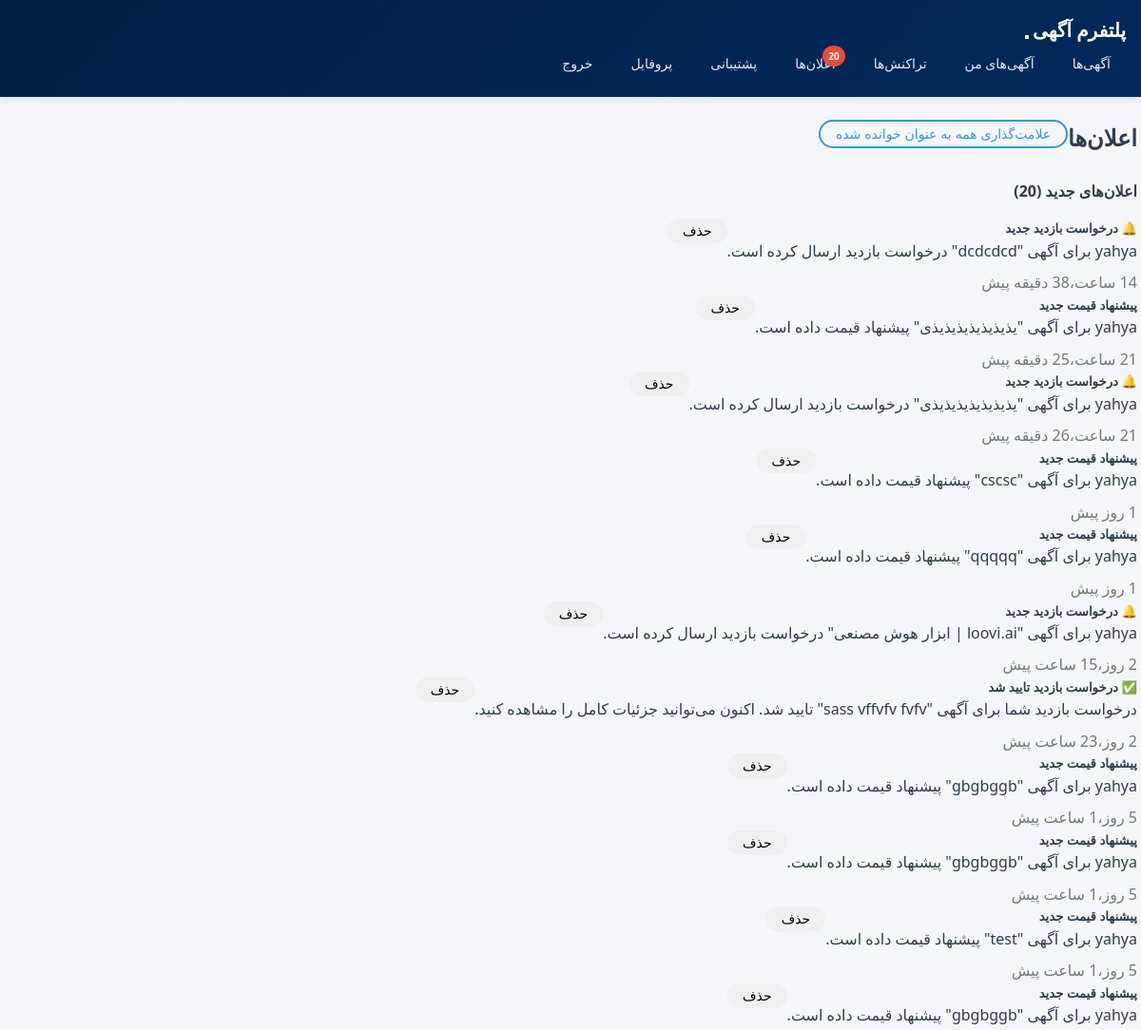
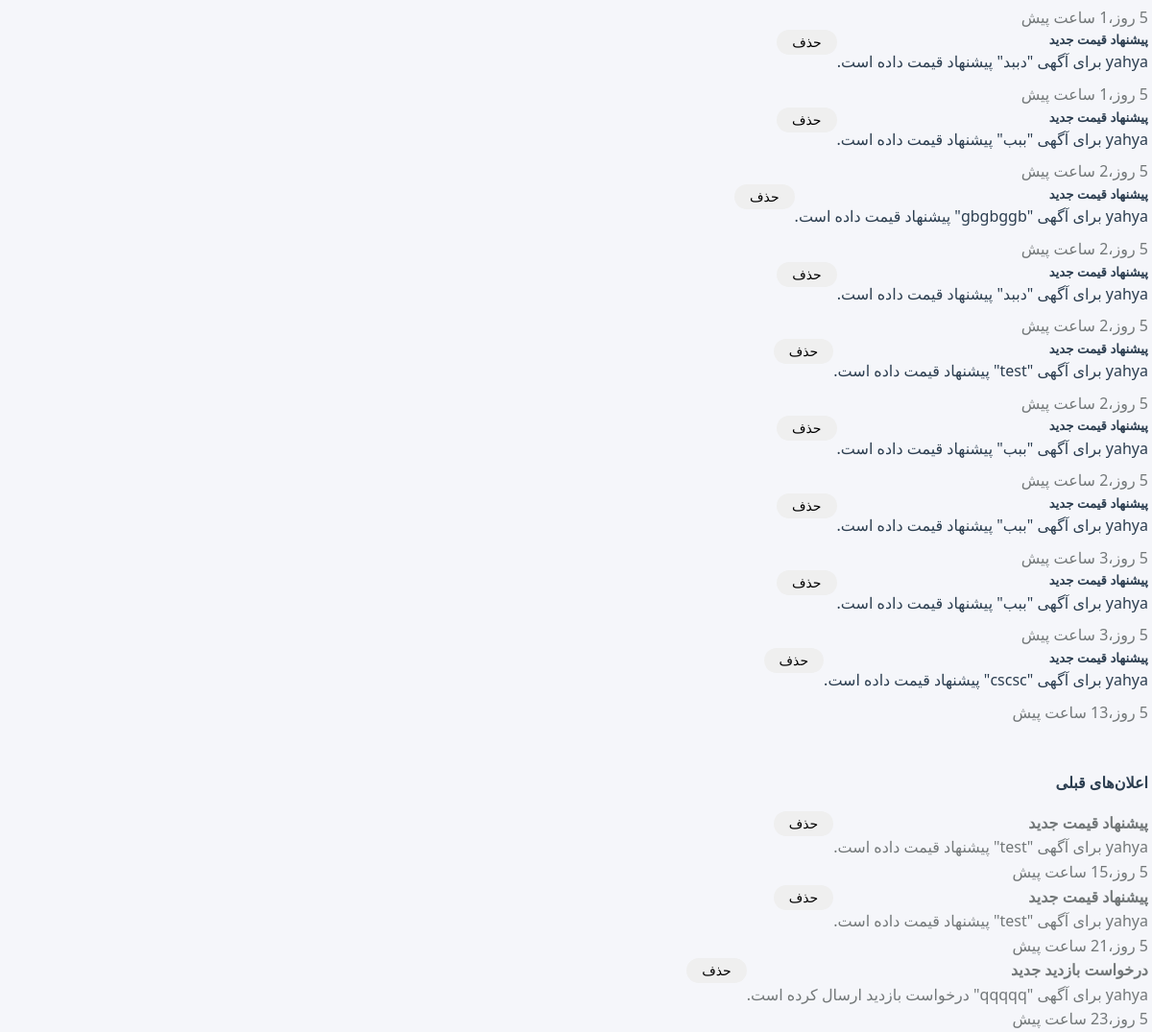
Page /notifications/ (signed in) on the earlier database version (2 pictures, top to bottom).
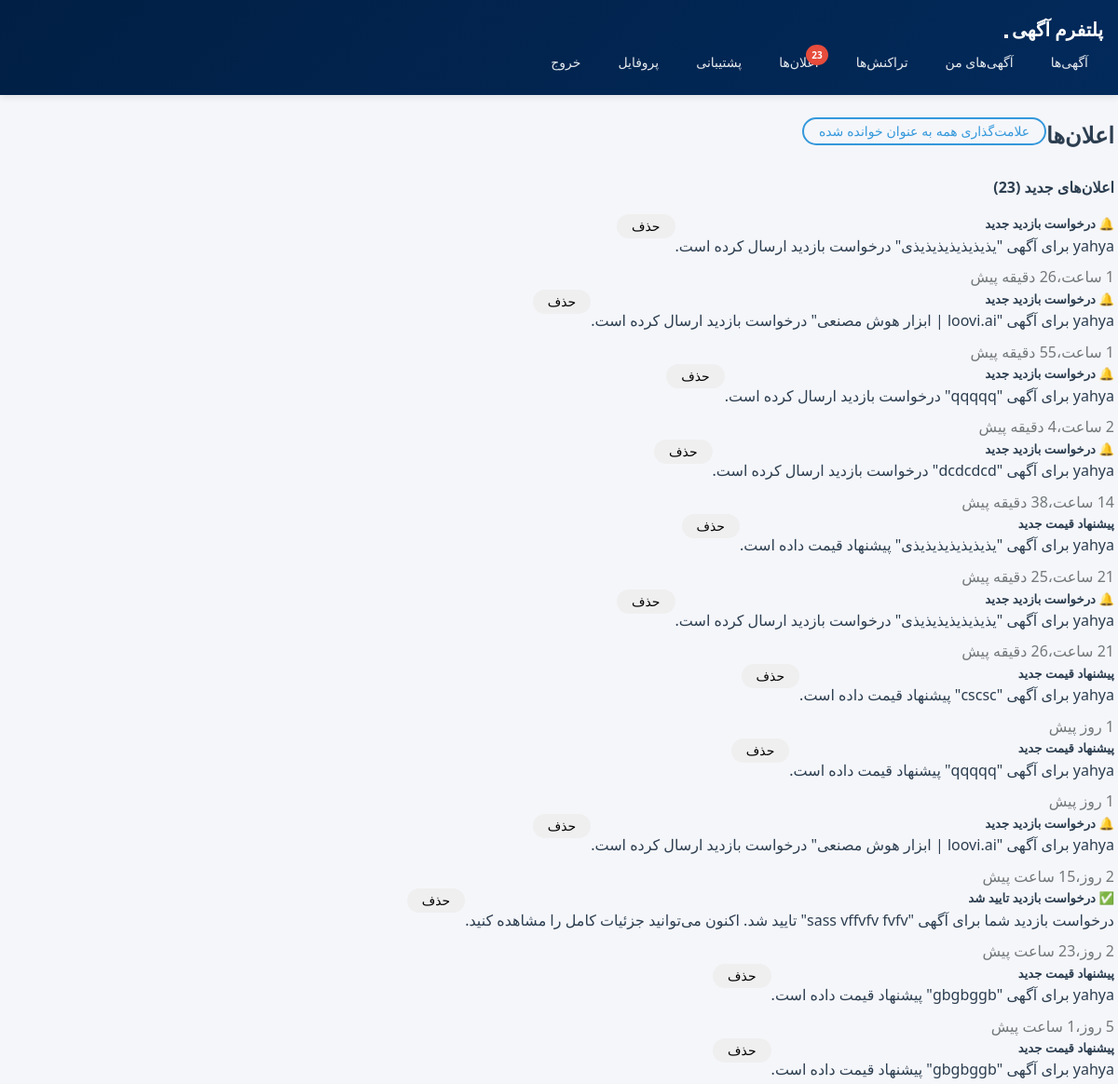
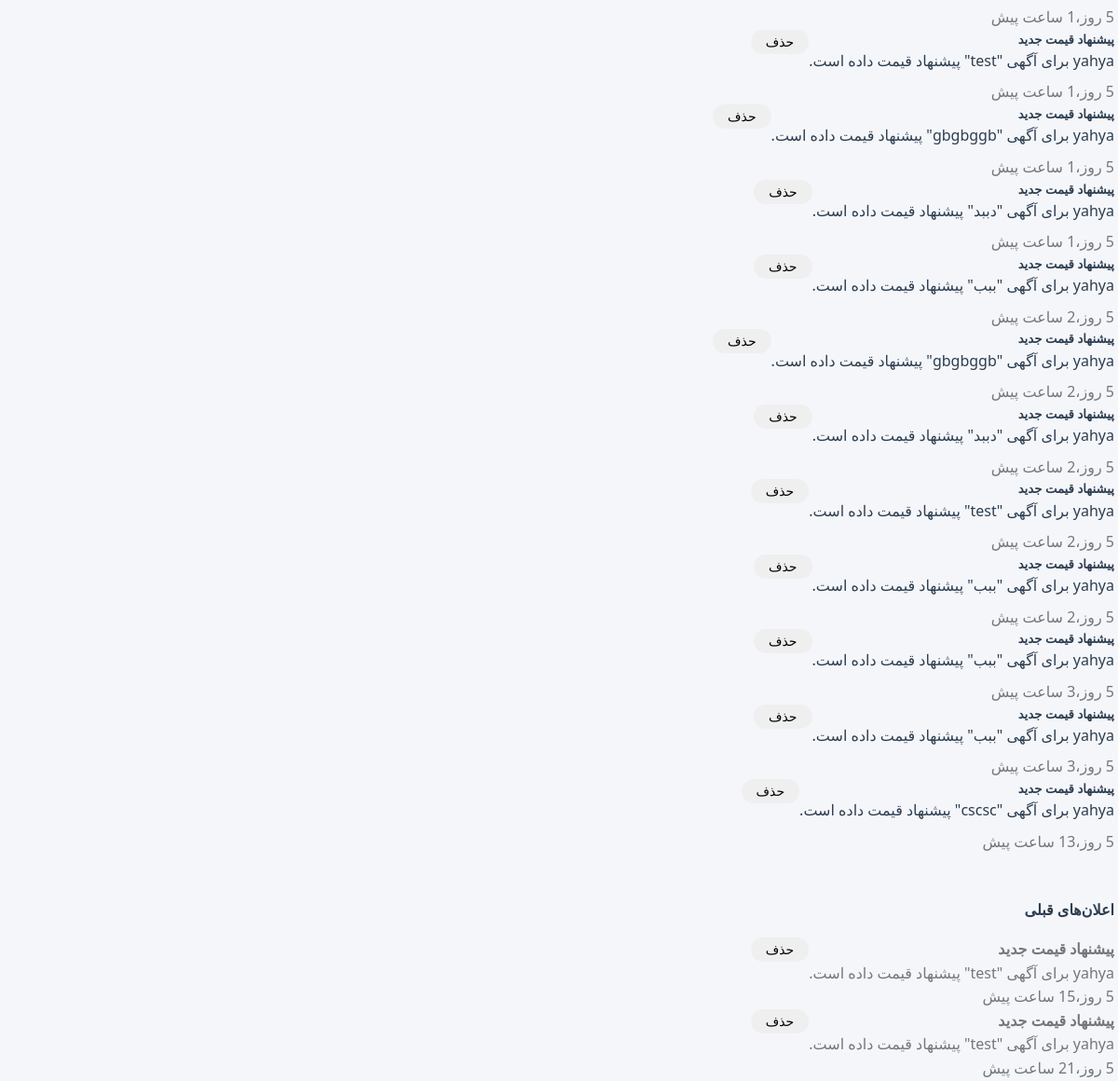
Same page on the later database version (2 pictures, top to bottom).
### notifications/models.py (models this page shows, shortened)
class Notification(models.Model):
    NOTIFICATION_TYPES = [
        ('visit_request', 'درخواست بازدید'),
        ('visit_approved', 'تایید بازدید'),
        ('visit_rejected', 'رد بازدید'),
        ('listing_approved', 'تایید آگهی'),
        ('listing_rejected', 'رد آگهی'),
        ('new_message', 'پیام جدید'),
    ]
    recipient = models.ForeignKey(
        settings.AUTH_USER_MODEL,
        on_delete=models.CASCADE,
        related_name='notifications',
        verbose_name='گیرنده'
    )
    notification_type = models.CharField(
        max_length=20,
        choices=NOTIFICATION_TYPES,
        verbose_name='نوع اعلان'
    )
    title = models.CharField(max_length=200, verbose_name='عنوان')
    message = models.TextField(verbose_name='پیام')
    listing = models.ForeignKey(
        Listing,
        on_delete=models.CASCADE,
        null=True,
        blank=True,
        verbose_name='آگهی'
    )
    visit_request = models.ForeignKey(
        VisitRequest,
        on_delete=models.CASCADE,
        null=True,
        blank=True,
        verbose_name='درخواست بازدید'
    )
    action_url = models.CharField(
        max_length=500,
        blank=True,
        verbose_name='لینک عملیات'
    )
    is_read = models.BooleanField(default=False, verbose_name='خوانده شده')
    created_at = models.DateTimeField(auto_now_add=True, verbose_name='تاریخ ایجاد')
    class Meta:
        ordering = ['-created_at']
        verbose_name = 'اعلان'
        verbose_name_plural = 'اعلان‌ها'

### notifications/views.py (the view)
# urls.py: path('', views.notification_list, name='notification_list'),
@login_required
def notification_list(request):
    notifications = Notification.objects.filter(recipient=request.user)
    unread_notifications = notifications.filter(is_read=False)
    read_notifications = notifications.filter(is_read=True)[:20]  # فقط 20 تای آخر
    context = {
        'unread_notifications': unread_notifications,
        'read_notifications': read_notifications,
    }
    return render(request, 'notifications/notification_list.html', context)

### notifications/context_processors.py (called while the page is built)
def unread_notifications_count(request):
    if request.user.is_authenticated:
        count = Notification.objects.filter(recipient=request.user, is_read=False).count()
        return {'unread_notifications_count': count}
    return {'unread_notifications_count': 0}

### templates/notifications/notification_list.html (shortened to what this page needs)
{% extends 'base.html' %}
{% block content %}
<div class="row">
    <div class="col-md-12">
        <div class="d-flex justify-content-between align-items-center mb-4">
            <h2>اعلان‌ها</h2>
            {% if unread_notifications %}
            <form method="post" action="{% url 'notifications:mark_all_as_read' %}" class="d-inline">
                <button type="submit" class="btn btn-sm btn-outline-primary">
                    علامت‌گذاری همه به عنوان خوانده شده
                </button>
            </form>
            {% endif %}
        </div>
        {% if unread_notifications %}
        <h4 class="mb-3">اعلان‌های جدید ({{ unread_notifications.count }})</h4>
        <div class="list-group mb-4">
            {% for notification in unread_notifications %}
            <div class="list-group-item list-group-item-action bg-light border-start border-primary border-4">
                <div class="d-flex w-100 justify-content-between align-items-start">
                    <div class="flex-grow-1">
                        <h5 class="mb-1">
                            {% if notification.notification_type == 'visit_request' %}
                                🔔
                            {% elif notification.notification_type == 'visit_approved' %}
                                ✅
                            {% elif notification.notification_type == 'visit_rejected' %}
                                ❌
                            {% endif %}
                            {{ notification.title }}
                        </h5>
                        <p class="mb-2">{{ notification.message }}</p>
                        <small class="text-muted">{{ notification.created_at|timesince }} پیش</small>
                    </div>
                    <div class="btn-group-vertical ms-3" role="group">
                        <form method="post" action="{% url 'notifications:delete_notification' notification.pk %}" class="d-inline">
                            <button type="submit" class="btn btn-sm btn-outline-danger w-100">
                                حذف
                            </button>
                        </form>
                    </div>
                </div>
            </div>
            {% endfor %}
        </div>
        {% else %}
        <div class="alert alert-info">
            اعلان جدیدی وجود ندارد.
        </div>
        {% endif %}
        {% if read_notifications %}
        <h4 class="mb-3 mt-5">اعلان‌های قبلی</h4>
        <div class="list-group">
            {% for notification in read_notifications %}
            <div class="list-group-item">
                <div class="d-flex w-100 justify-content-between align-items-start">
                    <div class="flex-grow-1">
                        <h6 class="mb-1 text-muted">{{ notification.title }}</h6>
                        <p class="mb-1 text-muted small">{{ notification.message }}</p>
                        <small class="text-muted">{{ notification.created_at|timesince }} پیش</small>
                    </div>
                    <form method="post" action="{% url 'notifications:delete_notification' notification.pk %}" class="d-inline">
                        <button type="submit" class="btn btn-sm btn-outline-danger">
                            حذف
                        </button>
                    </form>
                </div>
            </div>
            {% endfor %}
        </div>
        {% endif %}
    </div>
</div>
{% endblock %}

### templates/base.html (shortened to what this page needs)
{% load static %}
<!DOCTYPE html>
<html lang="fa" dir="rtl">
<head>
    <link rel="stylesheet" href="{% static 'css/styles.css' %}">
</head>
<body>
    <nav class="navbar navbar-expand-lg navbar-dark bg-primary">
        <div class="container">
            <a class="navbar-brand" href="{% url 'core:home' %}">پلتفرم آگهی</a>
            <button class="navbar-toggler" type="button" data-bs-toggle="collapse" data-bs-target="#navbarNav">
            </button>
            <div class="collapse navbar-collapse" id="navbarNav">
                <div class="navbar-nav me-auto">
                    <a class="nav-link" href="{% url 'listings:listing_list' %}">آگهی‌ها</a>
                    {% if user.is_authenticated %}
                    <a class="nav-link" href="{% url 'listings:my_listings' %}">آگهی‌های من</a>
                    <a class="nav-link" href="{% url 'payments:my_transactions' %}">تراکنش‌ها</a>
                    <a class="nav-link notification-link" href="{% url 'notifications:notification_list' %}">
                        <span class="notification-badge">
                            اعلان‌ها
                            {% if unread_notifications_count > 0 %}
                            <span class="badge">{{ unread_notifications_count }}</span>
                            {% endif %}
                        </span>
                    </a>
                    <a class="nav-link" href="{% url 'tickets:ticket_list' %}">پشتیبانی</a>
                    <a class="nav-link" href="{% url 'accounts:profile' %}">پروفایل</a>
                    <a class="nav-link" href="{% url 'accounts:logout' %}">خروج</a>
                    {% else %}
                    <a class="nav-link" href="{% url 'accounts:login' %}">ورود</a>
                    <a class="nav-link" href="{% url 'accounts:register' %}">ثبت‌نام</a>
                    {% endif %}
                </div>
            </div>
        </div>
    </nav>
    <div class="container mt-4">
        {% block content %}{% endblock %}
    </div>
</body>
</html>

### static/css/styles.css (style rules this page uses)
:root { --primary-color: #011f44; --secondary-color: #022a5b; --accent-color: #3498db; --blu-color: #0058ff; --blu-durk-color: #0544bb; --success-color: #27ae60; --danger-color: #e74c3c; --warning-color: #f39c12d9; --info-color: #16a085cc; --light-bg: #ecf0f1; --dark-bg: #1a252f; --body-bg: #f5f6fa; --white-bg: #ffffff; --text-primary: #2c3e50; --text-secondary: #737879; --text-muted: #999; --border-color: #bdc3c7; --border-light: #dee2e6; --border-dark: #ddd; --card-shadow: 0 2px 8px rgba(0, 0, 0, 0.1); --hover-shadow: 0 4px 16px rgba(0, 0, 0, 0.15); --modal-shadow: 0 4px 6px rgba(0, 0, 0, 0.1); --border-radius-sm: 4px; --border-radius-md: 8px; --border-radius-lg: 12px; --border-radius-xl: 14px; --border-radius-50: 16px; --border-radius-25: 25px; --border-radius-999: 999px; --spacing-xs: 0.25rem; --spacing-sm: 0.5rem; --spacing-md: 1rem; --spacing-lg: 1.5rem; --spacing-xl: 2rem; --spacing-xxl: 3rem; --font-size-xs: 10px; --font-size-sm: 12px; --font-size-base: 14px; --font-size-md: 16px; --font-size-lg: 18px; --font-size-xl: 20px; --font-size-xxl: 22px; --transition-base: all 0.3s ease; }
* { margin: 0; padding: 0; box-sizing: border-box; }
body { font-family: system-ui; background-color: var(--body-bg); color: var(--text-primary); line-height: 1.6; direction: rtl; }
.navbar { background: linear-gradient(135deg, var(--primary-color) 0%, var(--secondary-color) 100%); padding: var(--spacing-md) 0; box-shadow: var(--card-shadow); }
.navbar-brand { font-size: var(--font-size-xl); font-weight: bold; color: var(--white-bg) !important; text-decoration: none; transition: var(--transition-base); }
.navbar-nav { display: flex; gap: var(--spacing-sm); list-style: none; margin: 0; }
.nav-link { color: rgba(255, 255, 255, 0.9) !important; text-decoration: none; padding: var(--spacing-sm) var(--spacing-md); border-radius: var(--border-radius-md); transition: var(--transition-base); font-size: var(--font-size-base); }
.nav-link.notification-link { position: relative; }
.notification-badge { position: relative; display: inline-block; }
.notification-badge .badge { position: absolute; top: -8px; right: -10px; padding: 3px 6px; border-radius: 50%; background: var(--danger-color); color: var(--white-bg); font-size: var(--font-size-xs); font-weight: bold; }
.container { max-width: 1250px; margin: 0 auto; padding: 0 var(--spacing-md); }
.btn { padding: 8px 30px; border-radius: var(--border-radius-999); border-color: rgb(0 88 255); ; border: none; font-size: var(--font-size-md); font-weight: 500; cursor: pointer; transition: var(--transition-base); text-decoration: none; display: inline-block; text-align: center; max-height: 45px; white-space: nowrap; }
.btn-outline-primary { background: transparent; border: 2px solid var(--accent-color); color: var(--accent-color); }
.btn-sm { padding: 5px var(--spacing-md); font-size: var(--font-size-base); }
.badge { display: inline-block; padding: 3px 10px; font-size: var(--font-size-sm); font-weight: 400; border-radius: var(--border-radius-999); white-space: nowrap; }
.badge-primary, .bg-primary { background-color: var(--accent-color); }
.row { display: flex; flex-wrap: wrap; margin: 0 -0.75rem; }
.col-md-12 { flex: 0 0 100%; max-width: 100%; }
.w-100 { width: 100%; }
.mt-4 { margin-top: var(--spacing-lg); }
.mt-5 { margin-top: var(--spacing-xxl); }
.mb-2 { margin-bottom: var(--spacing-sm); }
.mb-3 { margin-bottom: var(--spacing-md); }
.mb-4 { margin-bottom: var(--spacing-lg); }
.text-muted { color: var(--text-secondary); font-size: var(--font-size-md); }
.d-flex { display: flex; }

Differences in the rows shown:
removed Notification: title "درخواست بازدید جدید", message "yahya برای آگهی \"qqqqq\" درخواست بازدید ارسال کرده است.", created_at "5 روز،23 ساعت", shown under "اعلان‌های قبلی"
added Notification: title "درخواست بازدید جدید", message "yahya برای آگهی \"یذیذیذیذیذیذیذی\" درخواست بازدید ارسال کرده است.", created_at "1 ساعت،26 دقیقه", shown under "اعلان‌های جدید (23)"
added Notification: title "درخواست بازدید جدید", message "yahya برای آگهی \"loovi.ai | ابزار هوش مصنعی\" درخواست بازدید ارسال کرده است.", created_at "1 ساعت،55 دقیقه", shown under "اعلان‌های جدید (23)"
added Notification: title "درخواست بازدید جدید", message "yahya برای آگهی \"qqqqq\" درخواست بازدید ارسال کرده است.", created_at "2 ساعت،4 دقیقه", shown under "اعلان‌های جدید (23)"
Other differences:
{{ unread_notifications_count }}: "20" → "23"
{{ unread_notifications.count }}: "20" → "23"
